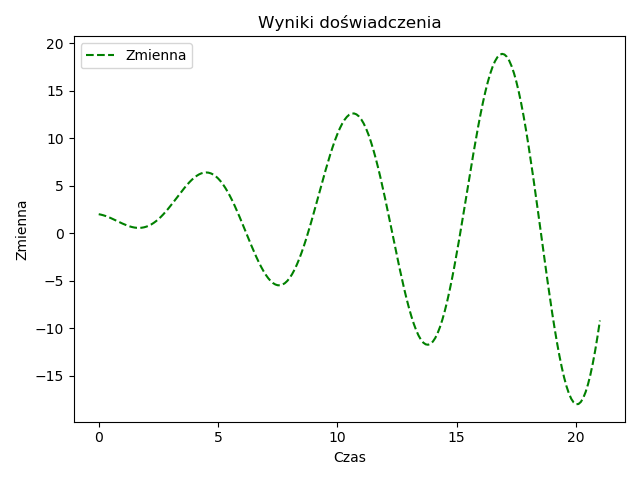

Reproduce this figure in Python.
import matplotlib.pyplot as plt
import pandas as pd

dane = pd.read_csv("dosw3.csv", sep=";")

plt.plot(dane["Czas"], dane["Zmienna"], linestyle="dashed", color="green", label="Zmienna")
plt.legend()
plt.ylabel("Zmienna")
plt.xlabel("Czas")
plt.title("Wyniki doświadczenia")
plt.savefig("wykres4.png")
plt.show()
